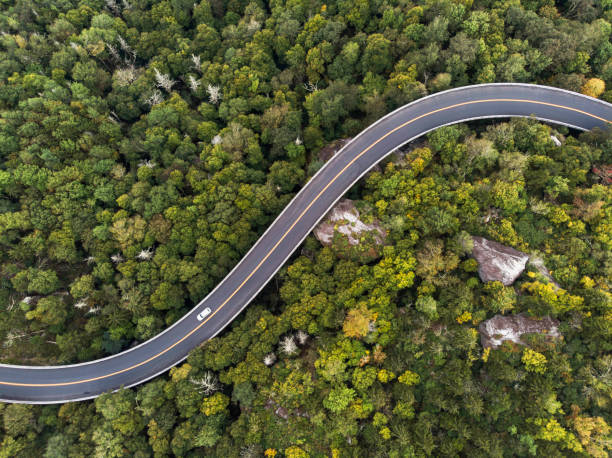
#> input picture OpenCV-Masking/Highway.jpg, 612 x 458 px
$ jupyter execute Masking_using_OpenCV.ipynb   (shell and % lines are left out)
#> lines starting #> are read from the running program, lines starting #| are printed output that depends on the picture; after the words box and inside, x2 and y2 are one past the last pixel; in counts of white or black regions, pixels touching at a corner belong together
> #### Krithika Devi Chandran (2211570)
> #### *Cohort:* CDB22DW022, AI & ML

# MASKING USING OPENCV

# Loading Libraries

[cell 1]
import matplotlib.image as mpimg
import matplotlib.pyplot as plt
import numpy as np
import cv2 # module for open cv python

# Read the image and display it

[cell 2]
# read an image
image_color = mpimg.imread("Highway.jpg")
#> image_color is the input picture: shape (458, 612, 3); mean R, G, B 88.5, 92, 55.4
# Let's see how the image looks like
plt.imshow(image_color)
plt.show()

[cell 3]
print('Shape of the image: ',image_color.shape)
#| Shape of the image:  (458, 612, 3)

[cell 4]
# This is a 3-d array of pixel color info, in BGR format
print(image_color)
#> (printed output is left out)
print("Image Properties")
print("-> Number of Pixels: " + str(image_color.size))
#| -> Number of Pixels: 840888
print("-> Shape/Dimensions: " + str(image_color.shape))
#| -> Shape/Dimensions: (458, 612, 3)

# Playing image with colours
1. change to **grayscale**
2. change **blue to red** and **red to blue**

[cell 5]
# convert image to grayscale
image_gray = cv2.cvtColor(image_color,cv2.COLOR_BGR2GRAY)
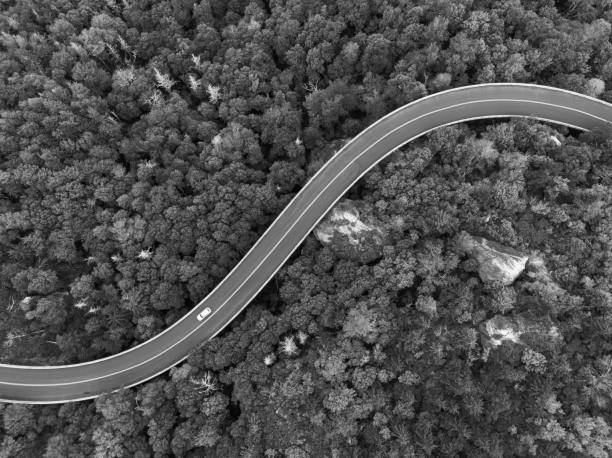
#> image_gray: shape (458, 612); min 0, max 255, mean 80.6
plt.imshow(image_gray);
#image_gray.shape

[cell 6]
# have to convert grayscale back to RGB for plt.imshow(), since plt.imshow expects a 3d array
# try plotting the same directly with image_gray and see the result for yourself
plt.imshow(cv2.cvtColor(image_gray, cv2.COLOR_GRAY2RGB))

[cell 7]
# Aliter method to convert to gray scale
plt.imshow(image_gray,cmap='gray');

[cell 8]
print('Gray scale shape of image: ', image_gray.shape)
#| Gray scale shape of image:  (458, 612)

[cell 9]
# convert image to RGB color for matplotlib
image_RGB = cv2.cvtColor(image_color, cv2.COLOR_BGR2RGB)

# show image with matplotlib
plt.imshow(image_RGB)

# Let's sort out the white color out of the image

[cell 10]
# copying the same gray scale image to another variable
image_copy = np.copy(image_gray)
image_copy.shape
#> Out = (458, 612)

[cell 11]
# for any value that is not white color on gray image
image_copy[ (image_copy[:,:] < 170) ] = 0

[cell 12]
# Display the image
plt.imshow(image_copy, cmap = 'gray')
plt.show()

[cell 13]
# copying the same original RGB scale image to another variable
image_copy_RGB = np.copy(image_color)
image_copy_RGB.shape
#> Out = (458, 612, 3)

[cell 14]
# for any that is not white color on RGB image
image_copy_RGB[ (image_copy_RGB[:,:,0] < 200) | (image_copy_RGB[:,:,1] < 200) |
           (image_copy_RGB[:,:,2] < 200) ] = 0

[cell 15]
# Display the image
plt.imshow(image_copy, cmap = 'gray')
plt.show()

[cell 16]
cv2.imshow('Original Image', image_color)
cv2.waitKey()
cv2.destroyAllWindows()

[cell 17]
height, width, channels = image_color.shape # on original image
#> height = 458; width = 612; channels = 3
print("channels: ", channels)
#| channels:  3

[cell 18]
height, width = image_color.shape[:2] # getting first two parameters - height & width
print("height: ", height)
#| height:  458
print("Width: ", width)
#| Width:  612

[cell 19]
plt.imshow(image_color);

[cell 20]
image_color.shape
#> Out = (458, 612, 3)

# Perform region of interest masking

[cell 21]
# Select points of the region of interest (ROI)
ROI = np.array([[(0, height),(0,410),(0,358),(20,360),(100,360),(150,340),(200,300),(300,180),(400,100),(500,77),(width,97),
                 (610,150),(580,130),(520,120),(450,125),(400,150),(320,220),(220,335),(200,350),(180,360),
                 (150,380),(100,400),(0,405),(0,width),(width, height)]], dtype=np.int32)

[cell 22]
# define a blank image with all zeros (ie: black)
blank = np.zeros_like(image_gray)
blank

[cell 23]
blank.shape # same shape as in gray scale image
#> Out = (458, 612)

[cell 24]
# Fill the Region of interest with white color (ie: 255)!
mask = cv2.fillPoly(blank, ROI, 255)
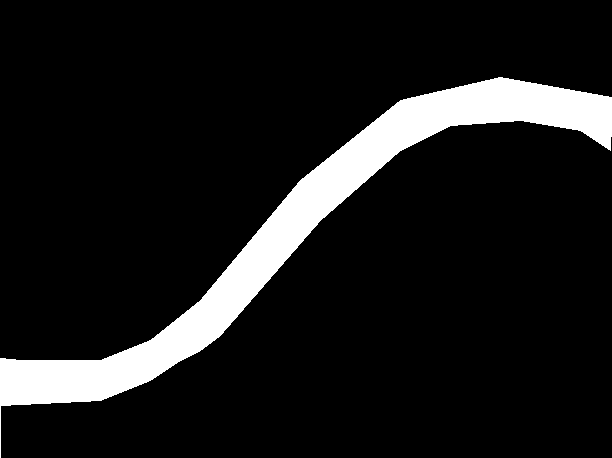
#> blank: shape (458, 612); 10.5% white; 1 white region, box (x1, y1, x2, y2) and area: (0, 77, 612, 458) 29416

# Perform bitwise AND operation to select only the region of interest
masked_image = cv2.bitwise_and(image_gray, mask)

[cell 25]
mask

[cell 26]
plt.imshow(mask)

[cell 27]
masked_image

[cell 28]
plt.imshow(masked_image)

[cell 29]
masked_image.shape # same shape
#> Out = (458, 612)

[cell 30]
plt.imshow(masked_image, cmap = 'gray')

[cell 31]
# read an image
image_kalam = mpimg.imread("kalam.jpg")
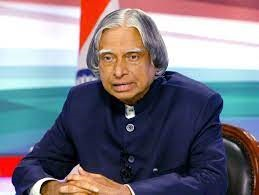
#> input picture OpenCV-Masking/kalam.jpg, 259 x 195 px
#> image_kalam is the input picture: shape (195, 259, 3); mean R, G, B 123.5, 119.8, 130.3
# Let's see how the image looks like
print('Color image')
print(image_kalam.shape)
#| (195, 259, 3)
plt.imshow(image_kalam)
plt.show()

image_kalam_gray = cv2.cvtColor(image_kalam,cv2.COLOR_BGR2GRAY)
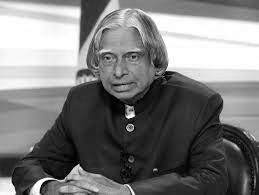
#> image_kalam_gray: shape (195, 259); min 0, max 255, mean 123.4
print('gray image')
plt.imshow(image_kalam_gray,cmap='gray');
print(image_kalam_gray.shape)
#| (195, 259)

[cell 32]
# Horizontal flip

flip_img = cv2.flip(image_kalam_gray, 1)
print('Horizontal Flip')
plt.imshow(flip_img, cmap='gray')
plt.show()

[cell 33]
# Vertical flip

flip_img = cv2.flip(image_kalam_gray, 0)
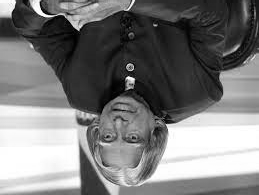
#> flip_img: shape (195, 259); min 0, max 255, mean 123.4
print('Vertical Flip')
plt.imshow(flip_img, cmap='gray')
plt.show()

[cell 34]
h, w = image_kalam_gray.shape
M = cv2.getRotationMatrix2D((int(w/2), int(h/2)), 30, 1)
rotated_img = cv2.warpAffine(image_kalam_gray, M, (w, h))
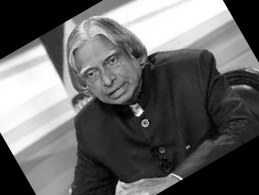
#> rotated_img: shape (195, 259); min 0, max 255, mean 100.1
plt.imshow(rotated_img, cmap='gray')
plt.show()

[cell 35]
# convert image to RGB color for matplotlib
image_RGB = cv2.cvtColor(image_kalam, cv2.COLOR_BGR2RGB)
#> image_RGB: shape (195, 259, 3)

# show image with matplotlib
plt.imshow(image_RGB)
plt.show()

# Negative image

[cell 36]
B,G,R = cv2.split(image_kalam)
B[:] = [255-x for x in B]     #inverting blue
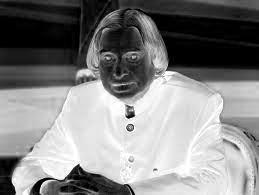
#> B: shape (195, 259); min 0, max 255, mean 131.5
G[:] = [255-x for x in G]     #inverting green
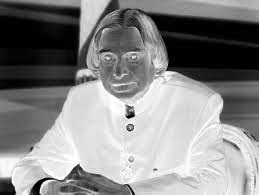
#> G: shape (195, 259); min 0, max 255, mean 135.2
R[:] = [255-x for x in R]     #inverting red
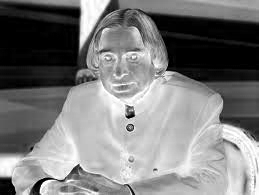
#> R: shape (195, 259); min 0, max 255, mean 124.7

#saving image
neg_img = cv2.merge((B, G, R))
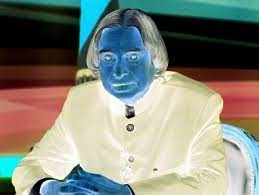
#> neg_img: shape (195, 259, 3); mean R, G, B 131.5, 135.2, 124.7
plt.imshow(neg_img)
